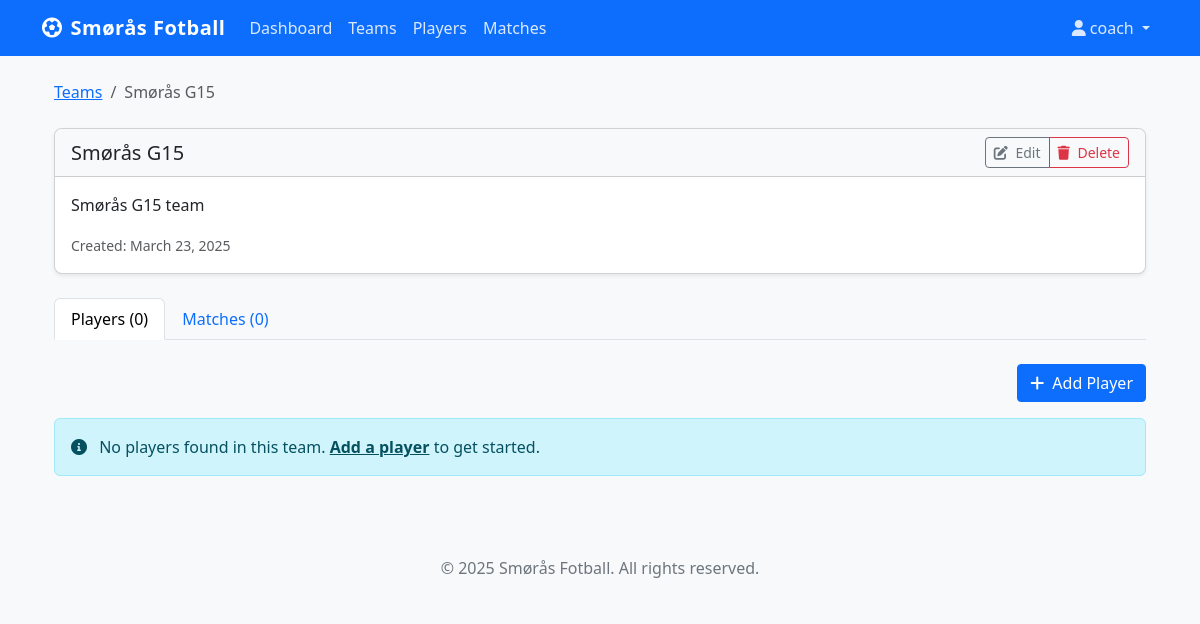
The page /team/teams/5/ (signed in) on the database its author committed.
### teammanager/models.py (models this page shows, shortened)
class Team(models.Model):
    name = models.CharField(max_length=100)
    description = models.TextField(blank=True, null=True)
    created_at = models.DateTimeField(auto_now_add=True)

### teammanager/views.py (the view)
# urls.py: path('teams/<int:pk>/', views.TeamDetailView.as_view(), name='team-detail'),
class TeamDetailView(LoginRequiredMixin, DetailView):
    model = Team
    def get_context_data(self, **kwargs):
        context = super().get_context_data(**kwargs)
        context['players'] = Player.objects.filter(match_appearances__team=self.object).distinct()
        context['matches'] = self.object.matches.order_by('-date')
        context['is_admin'] = self.request.user.profile.is_admin()
        context['is_coach'] = self.request.user.profile.is_coach()
        context['is_player'] = self.request.user.profile.is_player()
        context['is_approved'] = self.request.user.profile.is_approved()
        context['can_edit'] = context['is_approved'] and (context['is_admin'] or context['is_coach'])
        context['can_delete'] = context['is_approved'] and context['is_admin']
        return context

### teammanager/models.py (called while the page is built)
    def is_approved(self):
        return self.status == 'approved'

    def is_admin(self):
        return self.role == 'admin' and self.is_approved()

    def is_coach(self):
        return self.role == 'coach' and self.is_approved()

    def is_player(self):
        return self.role == 'player' and self.is_approved()

### templates/teammanager/team_detail.html (shortened to what this page needs)
{% extends 'base.html' %}
{% block content %}
<div class="container">
    <nav aria-label="breadcrumb" class="mb-4">
        <ol class="breadcrumb">
            <li class="breadcrumb-item"><a href="{% url 'team-list' %}">Teams</a></li>
            <li class="breadcrumb-item active">{{ team.name }}</li>
        </ol>
    </nav>
    <div class="card shadow-sm mb-4">
        <div class="card-header bg-light d-flex justify-content-between align-items-center">
            <h5 class="mb-0">{{ team.name }}</h5>
            <div class="btn-group">
                <a href="{% url 'team-edit' team.id %}" class="btn btn-sm btn-outline-secondary">
                    <i class="fas fa-edit me-1"></i> Edit
                </a>
                <a href="{% url 'team-delete' team.id %}" class="btn btn-sm btn-outline-danger">
                    <i class="fas fa-trash me-1"></i> Delete
                </a>
            </div>
        </div>
        <div class="card-body">
            {% if team.description %}
            <p class="card-text">{{ team.description }}</p>
            {% else %}
            <p class="card-text text-muted">No description provided.</p>
            {% endif %}
            <p class="card-text">
                <small class="text-muted">Created: {{ team.created_at|date:"F d, Y" }}</small>
            </p>
        </div>
    </div>
    <ul class="nav nav-tabs mb-4" id="teamTab" role="tablist">
        <li class="nav-item" role="presentation">
            <button class="nav-link active" id="players-tab" data-bs-toggle="tab" data-bs-target="#players" type="button" role="tab" aria-controls="players" aria-selected="true">
                Players ({{ players|length }})
            </button>
        </li>
        <li class="nav-item" role="presentation">
            <button class="nav-link" id="matches-tab" data-bs-toggle="tab" data-bs-target="#matches" type="button" role="tab" aria-controls="matches" aria-selected="false">
                Matches ({{ matches|length }})
            </button>
        </li>
    </ul>
    <div class="tab-content" id="teamTabContent">
        <div class="tab-pane fade show active" id="players" role="tabpanel" aria-labelledby="players-tab">
            <div class="d-flex justify-content-end mb-3">
                <a href="{% url 'player-add' %}" class="btn btn-primary">
                    <i class="fas fa-plus me-1"></i> Add Player
                </a>
            </div>
            {% if players %}
            <div class="table-responsive">
                <table class="table table-striped table-hover">
                    <thead>
                        <tr>
                            <th>Name</th>
                            <th>Position</th>
                            <th>Status</th>
                            <th>Actions</th>
                        </tr>
                    </thead>
                    <tbody>
                        {% for player in players %}
                        <tr>
                            <td>
                                <a href="{% url 'player-detail' player.id %}">
                                    {{ player.first_name }} {% if player.last_name %}{{ player.last_name }}{% endif %}
                                </a>
                            </td>
                            <td>{{ player.position|default:"-" }}</td>
                            <td>
                                {% if player.active %}
                                <span class="badge bg-success">Active</span>
                                {% else %}
                                <span class="badge bg-secondary">Inactive</span>
                                {% endif %}
                            </td>
                            <td>
                                <div class="btn-group btn-group-sm">
                                    <a href="{% url 'player-detail' player.id %}" class="btn btn-outline-primary">
                                        <i class="fas fa-eye"></i>
                                    </a>
                                    <a href="{% url 'player-edit' player.id %}" class="btn btn-outline-secondary">
                                        <i class="fas fa-edit"></i>
                                    </a>
                                </div>
                            </td>
                        </tr>
                        {% endfor %}
                    </tbody>
                </table>
            </div>
            {% else %}
            <div class="alert alert-info">
                <i class="fas fa-info-circle me-2"></i> No players found in this team. <a href="{% url 'player-add' %}" class="alert-link">Add a player</a> to get started.
            </div>
            {% endif %}
        </div>
    </div>
</div>
{% endblock %}

### templates/base.html (shortened to what this page needs)
<!DOCTYPE html>
<html lang="en">
<head>
    <link href="https://cdn.jsdelivr.net/npm/bootstrap@5.3.0/dist/css/bootstrap.min.css" rel="stylesheet">
    <link rel="stylesheet" href="https://cdnjs.cloudflare.com/ajax/libs/font-awesome/6.0.0/css/all.min.css">
    <link rel="stylesheet" href="/static/css/style.css">
</head>
<body>
    <nav class="navbar navbar-expand-lg navbar-dark bg-primary">
        <div class="container">
            <a class="navbar-brand" href="{% url 'home' %}">
                <i class="fas fa-futbol me-2"></i>Smørås Fotball
            </a>
            <div class="collapse navbar-collapse" id="navbarNav">
                <ul class="navbar-nav me-auto">
                    {% if user.is_authenticated %}
                    <li class="nav-item">
                        <a class="nav-link" href="{% url 'dashboard' %}">Dashboard</a>
                    </li>
                    <li class="nav-item">
                        <a class="nav-link" href="{% url 'team-list' %}">Teams</a>
                    </li>
                    <li class="nav-item">
                        <a class="nav-link" href="{% url 'player-list' %}">Players</a>
                    </li>
                    <li class="nav-item">
                        <a class="nav-link" href="{% url 'match-list' %}">Matches</a>
                    </li>
                    {% endif %}
                </ul>
                <ul class="navbar-nav">
                    {% if user.is_authenticated %}
                    <li class="nav-item dropdown">
                        <a class="nav-link dropdown-toggle" href="#" role="button" data-bs-toggle="dropdown">
                            <i class="fas fa-user me-1"></i>{{ user.username }}
                        </a>
                    </li>
                    {% endif %}
                </ul>
            </div>
        </div>
    </nav>
    <main class="container py-4">
        {% block content %}{% endblock %}
    </main>
    <footer class="bg-light py-3 mt-4">
        <div class="container text-center">
            <p class="mb-0">&copy; {% now "Y" %} Smørås Fotball. All rights reserved.</p>
        </div>
    </footer>
</body>
</html>

### static/css/style.css (style rules this page uses)
body { font-family: 'Segoe UI', Tahoma, Geneva, Verdana, sans-serif; color: #333; background-color: #f8f9fa; }
.navbar-brand { font-weight: 600; letter-spacing: 0.5px; }
.navbar-dark .navbar-nav .nav-link { color: rgba(255, 255, 255, 0.85); }
.card { border-radius: 0.5rem; overflow: hidden; transition: all 0.3s ease; }
.card-header { font-weight: 600; }
.btn { border-radius: 0.25rem; font-weight: 500; }
.btn-primary { background-color: #0d6efd; border-color: #0d6efd; }
footer { margin-top: 3rem; padding: 1.5rem 0; color: #6c757d; }

### rows shown on the page
Team: name "Smørås G15", description "Smørås G15 team", created_at "March 23, 2025"

### other values the page prints
{{ user.username }} "coach"
{{ players|length }} "0"
{{ matches|length }} "0"
